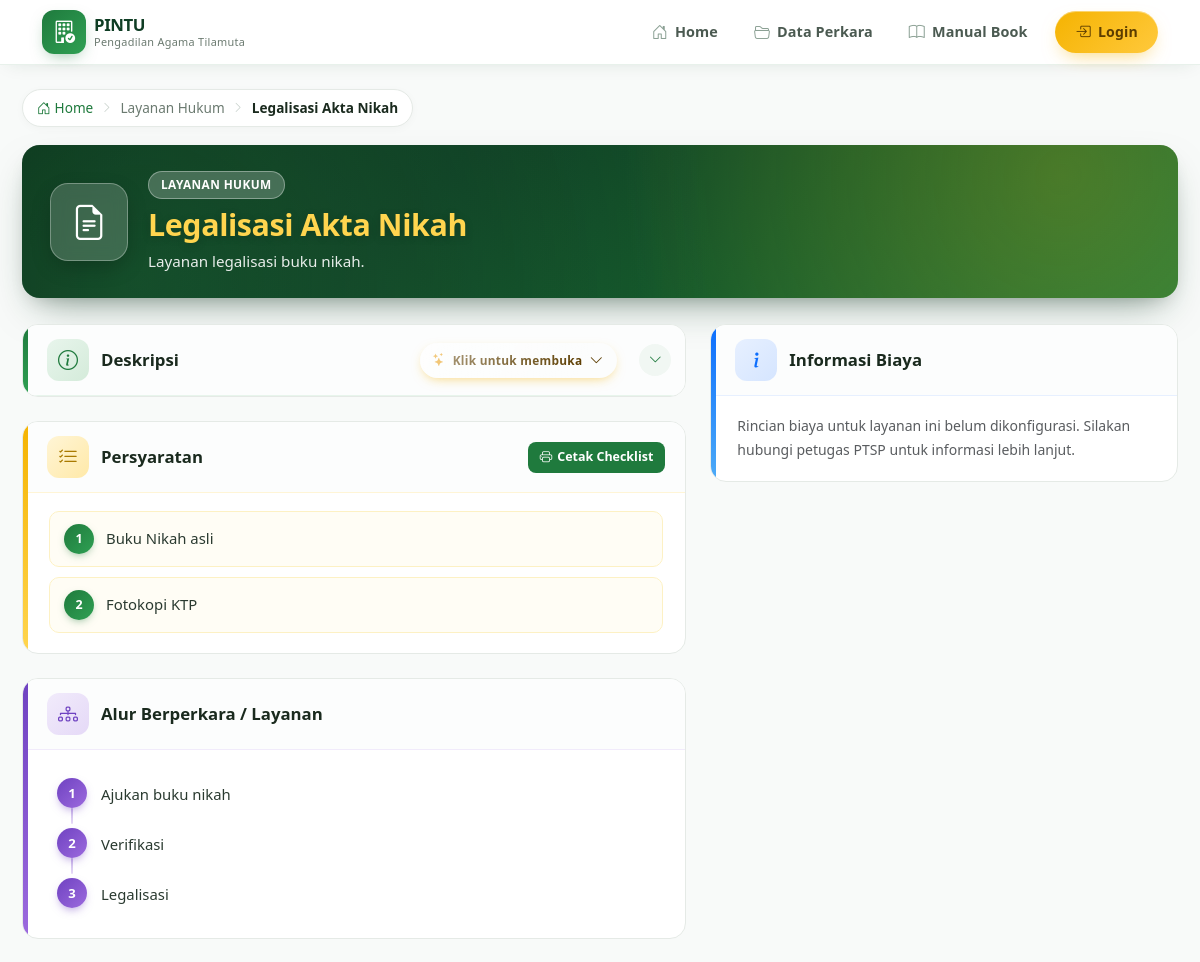
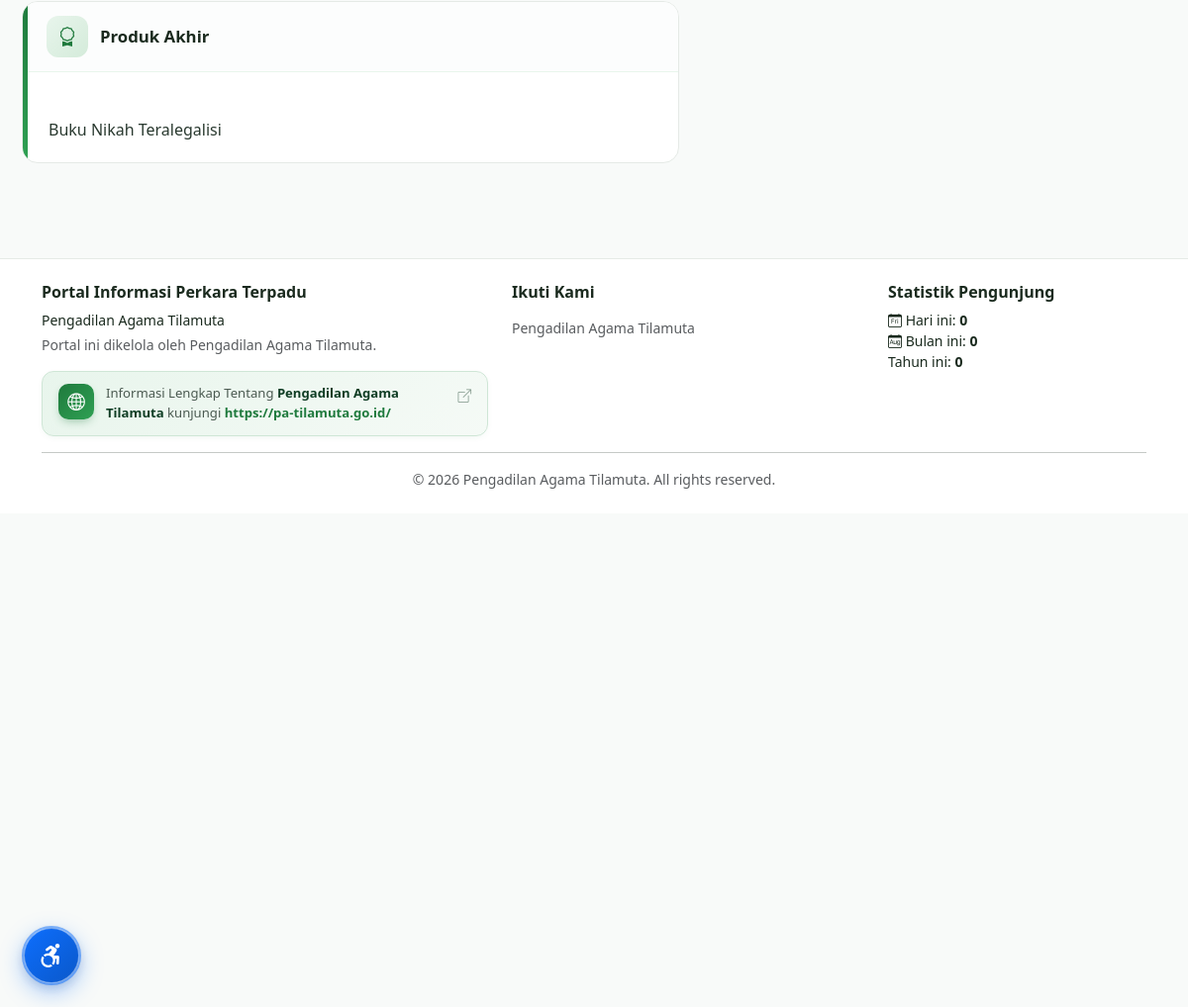
Screenshot of /detail.php?id=3 with the database file from the repository (2 pictures, top to bottom).
### tables this page shows
CREATE TABLE `perkara` (
  `id` INT UNSIGNED NOT NULL AUTO_INCREMENT,
  `category` ENUM('GUGATAN','PERMOHONAN','HUKUM') NOT NULL,
  `name` VARCHAR(200) NOT NULL,
  `icon_path` VARCHAR(255) NULL,
  `short_description` TEXT NULL,
  `description_html` LONGTEXT NULL,
  `additional_notes` TEXT NULL,
  `cost_type` ENUM('GUGATAN','PERMOHONAN','PNBP') NULL,
  `process_flow` TEXT NULL,
  `process_flow_url` VARCHAR(500) NULL,
  `final_product` TEXT NULL,
  `status` ENUM('DRAFT','PUBLISHED') NOT NULL DEFAULT 'PUBLISHED',
  `created_by` INT UNSIGNED NULL,
  `updated_by` INT UNSIGNED NULL,
  `created_at` DATETIME NOT NULL DEFAULT CURRENT_TIMESTAMP,
  `updated_at` DATETIME NOT NULL DEFAULT CURRENT_TIMESTAMP ON UPDATE CURRENT_TIMESTAMP,
  PRIMARY KEY (`id`),
  UNIQUE KEY `uk_perkara_cat_name` (`category`, `name`),
  KEY `idx_perkara_cat_status` (`category`, `status`),
  KEY `idx_perkara_name` (`name`),
  CONSTRAINT `fk_perkara_created_by` FOREIGN KEY (`created_by`) REFERENCES `users`(`id`) ON DELETE SET NULL,
  CONSTRAINT `fk_perkara_updated_by` FOREIGN KEY (`updated_by`) REFERENCES `users`(`id`) ON DELETE SET NULL
);

CREATE TABLE `persyaratan` (
  `id` INT UNSIGNED NOT NULL AUTO_INCREMENT,
  `perkara_id` INT UNSIGNED NOT NULL,
  `requirement_text` VARCHAR(500) NOT NULL,
  `sequence_no` INT NOT NULL DEFAULT 1,
  `is_active` TINYINT(1) NOT NULL DEFAULT 1,
  `created_at` DATETIME NOT NULL DEFAULT CURRENT_TIMESTAMP,
  `updated_at` DATETIME NOT NULL DEFAULT CURRENT_TIMESTAMP ON UPDATE CURRENT_TIMESTAMP,
  PRIMARY KEY (`id`),
  KEY `idx_persyaratan_perkara_seq` (`perkara_id`, `sequence_no`),
  CONSTRAINT `fk_persyaratan_perkara` FOREIGN KEY (`perkara_id`) REFERENCES `perkara`(`id`) ON DELETE CASCADE
);

CREATE TABLE `settings` (
  `id` INT UNSIGNED NOT NULL AUTO_INCREMENT,
  `setting_key` VARCHAR(100) NOT NULL,
  `setting_value` TEXT NULL,
  `updated_at` DATETIME NOT NULL DEFAULT CURRENT_TIMESTAMP ON UPDATE CURRENT_TIMESTAMP,
  PRIMARY KEY (`id`),
  UNIQUE KEY `uk_settings_key` (`setting_key`)
);

### config/config.php (called while the page is built)
<?php
return [
    'app_name'      => 'PINTU',
    'app_full_name' => 'Portal Informasi Perkara Terpadu',
    'instansi'      => 'Pengadilan Agama Tilamuta',
    'base_url'      => '/pintu/',
    'timezone'      => 'Asia/Makassar',
    'session_name'  => 'PINTU_SESS',
    'session_lifetime' => 7200,
    'upload' => [
        'icon_dir'     => __DIR__ . '/../uploads/icons/',
        'icon_url'     => 'uploads/icons/',
        'max_size'     => 200 * 1024,
        'allowed_mime' => ['image/png','image/jpeg','image/webp','image/svg+xml'],
        'allowed_ext'  => ['png','jpg','jpeg','webp','svg'],
    ],
    'logo_upload' => [
        'dir'          => __DIR__ . '/../uploads/logo/',
        'url'          => 'uploads/logo/',
        'max_size'     => 500 * 1024,
        'allowed_mime' => ['image/png','image/jpeg','image/webp'],
        'allowed_ext'  => ['png','jpg','jpeg','webp'],
    ],
	'popup_upload' => [
    'dir'          => __DIR__ . '/../uploads/popup/',
    'url'          => 'uploads/popup/',
    'max_size'     => 200 * 1024,
    'allowed_mime' => ['image/png','image/jpeg','image/webp'],
    'allowed_ext'  => ['png','jpg','jpeg','webp'],
	],
	'sipp_sync' => [
    'api_url'     => 'https://pa-tilamuta.go.id/api-patilamuta1/api_sync.php',
    'api_token'   => 'P471lamu74ye$_TOKEN_RAHASIA_ANDA_YANG_SANGAT_PANJANG',
    'batch_limit' => 100,
    'timeout'     => 20,
	],
	'auto_sync_daily' => [
    'enabled' => true,
	],
    'debug' => true,
];

### includes/functions.php (called while the page is built, shortened)
<?php
function cfg(string $key, $default = null) {
    static $c = null;
    if ($c === null) $c = require __DIR__ . '/../config/config.php';
    return $c[$key] ?? $default;
}
function e($str): string {
    return htmlspecialchars((string)$str, ENT_QUOTES | ENT_SUBSTITUTE, 'UTF-8');
}
function base_url(string $path = ''): string {
    $base = cfg('base_url', '/pintu/');
    $base = '/' . trim($base, '/') . '/';
    return $base . ltrim($path, '/');
}
function get_setting(string $key, $default = null)
{
    static $cache = null;
    if ($cache === null) {
        $cache = [];
        try {
            $rows = Database::pdo()->query("SELECT setting_key, setting_value FROM settings")->fetchAll();
            foreach ($rows as $r) $cache[$r['setting_key']] = $r['setting_value'];
        } catch (Throwable $e) {
            error_log('[PINTU] get_setting: ' . $e->getMessage());
        }
    }
    return $cache[$key] ?? $default;
}

### config/database.php (called while the page is built)
<?php
class Database
{
    private static ?PDO $pdo = null;
    public static function pdo(): PDO
    {
        if (self::$pdo instanceof PDO) return self::$pdo;
        $host = getenv('DB_HOST') ?: 'localhost';
        $db   = getenv('DB_NAME') ?: 'pintu';
        $user = getenv('DB_USER') ?: 'root';
        $pass = getenv('DB_PASS') ?: '';
        $charset = 'utf8mb4';
        $dsn = "mysql:host=$host;dbname=$db;charset=$charset";
        $options = [
            PDO::ATTR_ERRMODE            => PDO::ERRMODE_EXCEPTION,
            PDO::ATTR_DEFAULT_FETCH_MODE => PDO::FETCH_ASSOC,
            PDO::ATTR_EMULATE_PREPARES   => false,
        ];
        try {
            self::$pdo = new PDO($dsn, $user, $pass, $options);
        } catch (PDOException $e) {
            if (getenv('APP_DEBUG') === '1') {
                die('DB connection failed: ' . $e->getMessage());
            }
            error_log('[PINTU] DB connect error: ' . $e->getMessage());
            http_response_code(500);
            die('Terjadi kesalahan sistem. Silakan coba kembali nanti.');
        }
        return self::$pdo;
    }
}

### includes/visitor.php (called while the page is built, shortened)
<?php
function visitor_stats(): array {
    $pdo = Database::pdo();
    $today = date('Y-m-d');
    $month = date('Y-m');
    $vToday  = (int)$pdo->query("SELECT COUNT(DISTINCT visitor_key) FROM visitor_logs WHERE visit_date='$today'")->fetchColumn();
    $vMonth  = (int)$pdo->query("SELECT COUNT(DISTINCT visitor_key) FROM visitor_logs WHERE DATE_FORMAT(visit_date,'%Y-%m')='$month'")->fetchColumn();
    $vYear   = (int)$pdo->query("SELECT COUNT(DISTINCT visitor_key) FROM visitor_logs WHERE YEAR(visit_date)=YEAR(CURDATE())")->fetchColumn();
    $total   = (int)$pdo->query("SELECT COUNT(*) FROM visitor_logs")->fetchColumn();
    return compact('vToday','vMonth','vYear','total');
}

### detail.php (the view, shortened to what this page needs)
<?php
$pdo = Database::pdo();
$id  = (int)($_GET['id'] ?? 0);
$stmt = $pdo->prepare("SELECT * FROM perkara WHERE id=? AND status='PUBLISHED' LIMIT 1");
$stmt->execute([$id]);
$p = $stmt->fetch();
$reqs = $pdo->prepare("SELECT requirement_text, sequence_no
                       FROM persyaratan WHERE perkara_id=? AND is_active=1
                       ORDER BY sequence_no");
$reqs->execute([$id]);
$reqs = $reqs->fetchAll();
$costs = [];
$catLabel = CATEGORY_LABELS[$p['category']] ?? $p['category'];
$catatanPihak = !empty($p['cost_type'])
    ? get_cost_type_note($p['cost_type'])
    : '';
include __DIR__ . '/includes/header.php';
include __DIR__ . '/includes/navbar.php';
?>
<div class="container py-4 detail-wrap">
  <nav class="detail-breadcrumb" aria-label="breadcrumb">
    <a href="<?= e(base_url()) ?>"><i class="bi bi-house-door"></i> Home</a>
    <span class="bc-sep"><i class="bi bi-chevron-right"></i></span>
    <span class="bc-cat"><?= e($catLabel) ?></span>
    <span class="bc-sep"><i class="bi bi-chevron-right"></i></span>
    <span class="bc-current"><?= e($p['name']) ?></span>
  </nav>
  <div class="detail-hero">
    <div class="dh-bg"></div>
    <div class="dh-content">
      <div class="dh-icon">
        <?php if (!empty($p['icon_path'])): ?>
          <img src="<?= e(base_url($p['icon_path'])) ?>" alt="">
        <?php else: ?>
          <i class="bi bi-file-earmark-text"></i>
        <?php endif; ?>
      </div>
      <div class="dh-text">
        <span class="dh-badge"><?= e($catLabel) ?></span>
        <h1 class="dh-title"><?= e($p['name']) ?></h1>
        <?php if (!empty($p['short_description'])): ?>
          <p class="dh-sub"><?= e($p['short_description']) ?></p>
        <?php endif; ?>
      </div>
    </div>
  </div>
  <div class="row g-4">
    <div class="col-lg-7">
      <?php if (!empty(trim((string)$p['description_html']))): ?>
      <div class="dc-card dc-green mb-4 dc-collapse">
        <div class="dc-head dc-collapse-head"
             data-bs-toggle="collapse"
             data-bs-target="#descCollapse"
             role="button"
             aria-expanded="false"
             aria-controls="descCollapse"
             tabindex="0">
          <div class="dc-icon-wrap"><i class="bi bi-info-circle"></i></div>
          <h5 class="dc-title">Deskripsi</h5>
          <span class="dc-collapse-hint">
            <span class="dch-sparkle"><i class="bi bi-stars"></i></span>
            Klik untuk membuka
            <i class="bi bi-chevron-down dch-chevron"></i>
          </span>
          <span class="dc-toggle-icon">
            <i class="bi bi-chevron-down"></i>
          </span>
        </div>
      </div>
      <?php endif; ?>
      <div class="dc-card dc-yellow mb-4">
        <div class="dc-head">
          <div class="dc-icon-wrap"><i class="bi bi-list-check"></i></div>
          <h5 class="dc-title">Persyaratan</h5>
          <a href="<?= e(base_url('print.php?id=' . (int)$p['id'])) ?>"
             target="_blank" class="dc-action">
            <i class="bi bi-printer"></i> Cetak Checklist
          </a>
        </div>
        <div class="dc-body">
          <?php if (!$reqs): ?>
            <p class="text-muted mb-0">Belum ada persyaratan untuk layanan ini.</p>
          <?php else: ?>
            <ol class="req-modern">
              <?php foreach ($reqs as $i => $r): ?>
                <li>
                  <span class="req-num"><?= $i + 1 ?></span>
                  <span class="req-text"><?= e($r['requirement_text']) ?></span>
                </li>
              <?php endforeach; ?>
            </ol>
          <?php endif; ?>
        </div>
      </div>
      <?php if (!empty($p['process_flow']) || !empty($p['process_flow_url'])): ?>
      <div class="dc-card dc-purple mb-4">
        <div class="dc-head">
          <div class="dc-icon-wrap"><i class="bi bi-diagram-3"></i></div>
          <h5 class="dc-title">Alur Berperkara / Layanan</h5>
        </div>
        <div class="dc-body">
          <?php if (!empty($p['process_flow'])):
              $lines = preg_split('/\r\n|\r|\n/', trim($p['process_flow']));
              $steps = [];
              foreach ($lines as $ln) {
                  $ln = trim($ln);
                  $ln = preg_replace('/^\s*\d+[\.\)]\s*/', '', $ln);
                  $steps[] = $ln;
              }
          ?>
            <?php if ($steps): ?>
              <ol class="flow-timeline">
                <?php foreach ($steps as $i => $step): ?>
                  <li>
                    <span class="flow-num"><?= $i + 1 ?></span>
                    <span class="flow-text"><?= e($step) ?></span>
                  </li>
                <?php endforeach; ?>
              </ol>
            <?php else: ?>
              <p class="mb-0" style="white-space: pre-line;"><?= e($p['process_flow']) ?></p>
            <?php endif; ?>
          <?php endif; ?>
        </div>
      </div>
      <?php endif; ?>
      <?php if (!empty($p['final_product'])): ?>
      <div class="dc-card dc-green mb-4">
        <div class="dc-head">
          <div class="dc-icon-wrap"><i class="bi bi-award"></i></div>
          <h5 class="dc-title">Produk Akhir</h5>
        </div>
        <div class="dc-body">
          <p class="mb-0" style="white-space: pre-line; line-height:1.65;">
            <?= e($p['final_product']) ?>
          </p>
        </div>
      </div>
      <?php endif; ?>
    </div>
    <div class="col-lg-5">
      <?php if (!empty($p['cost_type']) && $costs): ?>
      <div class="calc-card" id="calculatorCard" data-cost-type="<?= e($p['cost_type']) ?>">
        <div class="calc-head">
          <div class="calc-icon"><i class="bi bi-calculator"></i></div>
          <div>
            <h5 class="calc-title">Kalkulator Estimasi Biaya</h5>
            <p class="calc-sub">Perkiraan biaya <?= e($p['cost_type']) ?></p>
          </div>
        </div>
        <div class="calc-body">
          <?php if ($p['cost_type'] === 'GUGATAN'): ?>
            <div class="calc-field">
              <label><i class="bi bi-person-fill"></i> Jumlah Penggugat</label>
              <input type="number" min="1" value="1" class="form-control" id="qtyPenggugat">
            </div>
            <div class="calc-field">
              <label><i class="bi bi-person-x-fill"></i> Jumlah Tergugat</label>
              <input type="number" min="1" value="1" class="form-control" id="qtyTergugat">
            </div>
          <?php elseif ($p['cost_type'] === 'PERMOHONAN'): ?>
            <div class="calc-field">
              <label><i class="bi bi-person-fill"></i> Jumlah Pemohon</label>
              <input type="number" min="1" value="1" class="form-control" id="qtyPemohon">
            </div>
          <?php endif; ?>
          <div id="costBreakdown" class="calc-breakdown"></div>
          <div class="calc-total">
            <span class="ct-label">Total</span>
            <span class="ct-value" id="totalCost">Rp 0</span>
          </div>
          <?php if ($catatanPihak !== ''): ?>
            <p class="cost-note">
              <em><?= e($catatanPihak) ?></em>
            </p>
          <?php endif; ?>
        </div>
      </div>
      <?php else: ?>
        <div class="dc-card dc-blue">
          <div class="dc-head">
            <div class="dc-icon-wrap"><i class="bi bi-info-lg"></i></div>
            <h5 class="dc-title">Informasi Biaya</h5>
          </div>
          <div class="dc-body">
            <p class="mb-0 text-muted small">
              Rincian biaya untuk layanan ini belum dikonfigurasi.
              Silakan hubungi petugas PTSP untuk informasi lebih lanjut.
            </p>
          </div>
        </div>
      <?php endif; ?>
    </div>
  </div>
</div>
<?php include __DIR__ . '/includes/accessibility.php'; ?>
<?php include __DIR__ . '/includes/footer.php'; ?>

### includes/footer.php (shortened to what this page needs)
<footer class="footer-pintu mt-5 py-4">
  <div class="container">
    <div class="row gy-3">
       <div class="col-md-5">
        <h6 class="fw-bold"><?= e(cfg('app_full_name')) ?></h6>
        <p class="small mb-1"><?= e(cfg('instansi')) ?></p>
        <?php
        try {
            $fn = Database::pdo()->query("SELECT setting_value FROM settings WHERE setting_key='footer_note' LIMIT 1")->fetchColumn();
        } catch (Throwable $e) { $fn = ''; }
        ?>
        <p class="small text-muted mb-3"><?= e($fn) ?></p>
        <a href="https://pa-tilamuta.go.id/"
           target="_blank"
           rel="noopener noreferrer"
           class="footer-website-link">
          <span class="fwl-icon">
            <i class="bi bi-globe2"></i>
          </span>
          <span class="fwl-text">
            Informasi Lengkap Tentang <b>Pengadilan Agama Tilamuta</b>
            kunjungi <span class="fwl-url">https://pa-tilamuta.go.id/</span>
          </span>
          <i class="bi bi-box-arrow-up-right fwl-ext"></i>
        </a>
      </div>
      <div class="col-md-4">
        <h6 class="fw-bold">Ikuti Kami</h6>
        <p class="small text-muted mt-2 mb-0">
          <?= e(get_setting('site_instansi', cfg('instansi'))) ?>
        </p>
      </div>
      <div class="col-md-3">
        <h6 class="fw-bold">Statistik Pengunjung</h6>
        <?php $vs = visitor_stats(); ?>
        <ul class="list-unstyled small mb-0">
          <li><i class="bi bi-calendar-day"></i> Hari ini: <strong><?= (int)$vs['vToday'] ?></strong></li>
          <li><i class="bi bi-calendar-month"></i> Bulan ini: <strong><?= (int)$vs['vMonth'] ?></strong></li>
          <li><i class="bi bi-calendar-year"></i> Tahun ini: <strong><?= (int)$vs['vYear'] ?></strong></li>
        </ul>
      </div>
    </div>
    <hr>
    <div class="text-center small text-muted">
      &copy; <?= date('Y') ?> <?= e(cfg('instansi')) ?>. All rights reserved.
    </div>
  </div>
</footer>
</body></html>

### assets/css/accessibility.css (style rules this page uses)
:root { --a11y-green: #1f7a3d; --a11y-yellow: #f5b301; --a11y-blue: #0d6efd; --a11y-shadow: 0 20px 50px -20px rgba(0,0,0,.35); }

### rows the page displays
perkara: category "Layanan Hukum", name "Legalisasi Akta Nikah", category "LAYANAN HUKUM", short_description "Layanan legalisasi buku nikah.", final_product "Buku Nikah Teralegalisi"
persyaratan: requirement_text "Buku Nikah asli"
persyaratan: requirement_text "Fotokopi KTP"
settings: setting_value "Portal ini dikelola oleh Pengadilan Agama Tilamuta."

### other values shown
$__short "PINTU"
$__instansi "Pengadilan Agama Tilamuta"
$step "Ajukan buku nikah"
$step "Verifikasi"
$step "Legalisasi"
cfg('app_full_name') "Portal Informasi Perkara Terpadu"
cfg('instansi') "Pengadilan Agama Tilamuta"
get_setting('site_instansi', cfg('instansi')) "Pengadilan Agama Tilamuta"
$vs['vToday'] "0"
$vs['vMonth'] "0"
$vs['vYear'] "0"
